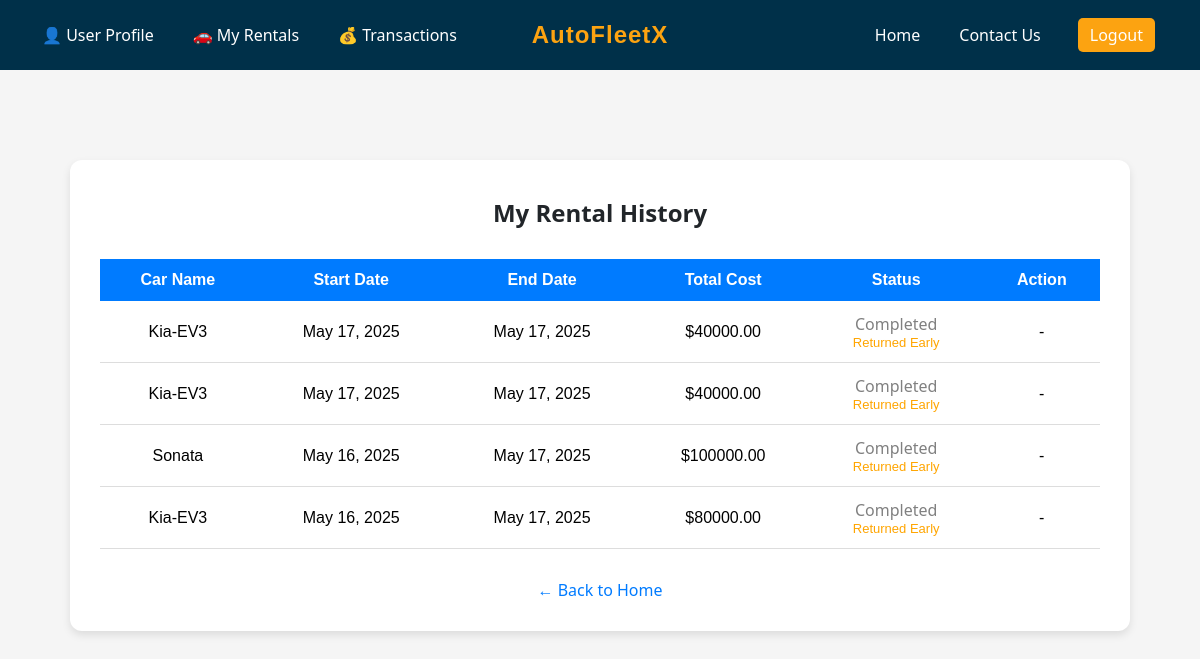
Page /rental-history/ (signed in) on the earlier database version.
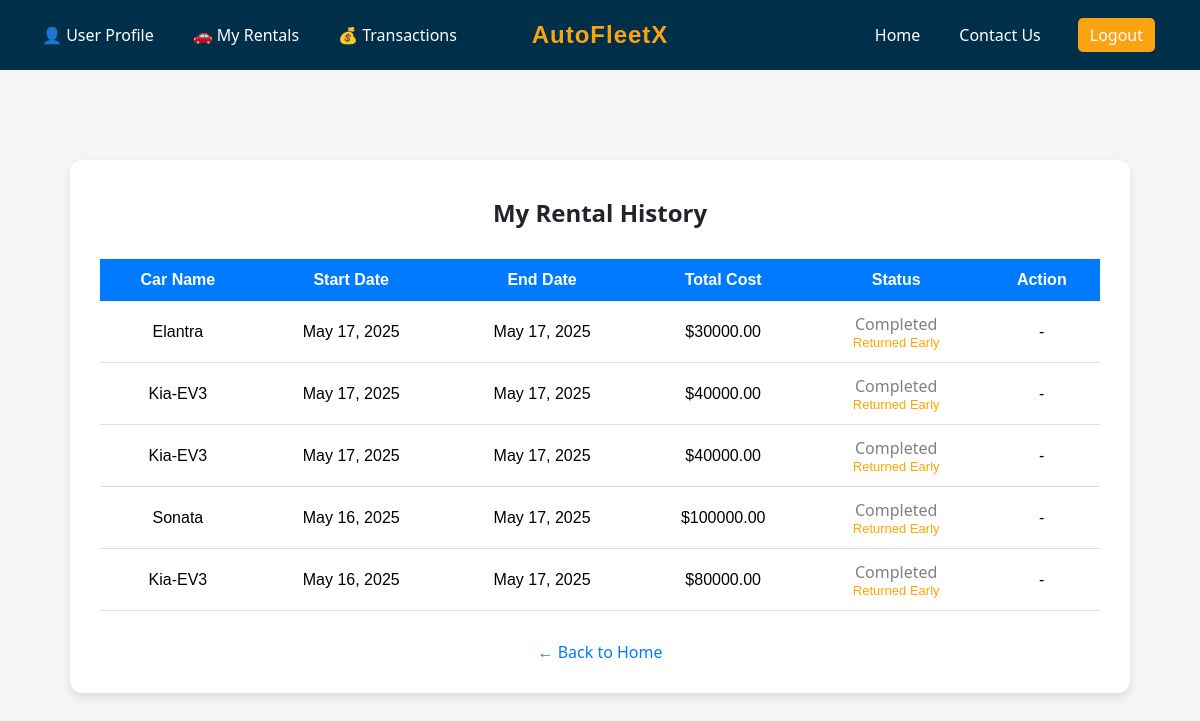
Same page on the later database version.
### main_app/models.py (models this page shows, shortened)
class TimeStampedModel(models.Model):
    created_at = models.DateTimeField(auto_now_add=True)
    class Meta:
        abstract = True

class Rental(TimeStampedModel):
    user = models.ForeignKey(CustomUser, on_delete=models.CASCADE, related_name='rentals')
    car = models.ForeignKey(Car, on_delete=models.CASCADE, related_name='rentals')
    start_date = models.DateField()
    end_date = models.DateField()
    total_cost = models.DecimalField(max_digits=10, decimal_places=2)
    is_active = models.BooleanField(default=True)

class Car(models.Model):
    name = models.CharField(max_length=100, null=False, blank=False)
    brand = models.CharField(max_length=100)
    seating_capacity = models.PositiveIntegerField(null=False, blank=False)
    rent_per_day = models.PositiveIntegerField(null=False, blank=False)
    model_year = models.PositiveIntegerField(null=True, blank=True)
    available = models.BooleanField(default=True)
    image = models.ImageField(upload_to='car_images/', default='media/car_images/default.jpg')

### main_app/views.py (the view)
# urls.py: path('rental-history/', views.rental_history_view, name='rental_history'),
@login_required
def rental_history_view(request):
    rentals = Rental.objects.filter(user=request.user).order_by('-created_at')
    today = timezone.now().date()
    return render(request, 'main_app/rental_history.html', {
        'rentals': rentals,
        'today': today
    })

### main_app/templates/main_app/rental_history.html (shortened to what this page needs)
{% extends 'base.html' %}
{% block content %}
{% load static %}
<!DOCTYPE html>
<html lang="en">
<head>
    <link rel="stylesheet" href="{% static 'styles/style.css' %}">
</head>
<body style="background-color: #f5f5f5; font-family: Arial, sans-serif;">
    <div style="max-width: 1000px; margin: 50px auto; background: #ffffff; padding: 30px; border-radius: 12px; box-shadow: 0 4px 8px rgba(0,0,0,0.1);">
        <h2 style="text-align: center; margin-bottom: 30px; color: #212529;">My Rental History</h2>
        {% if rentals %}
            <table style="width: 100%; border-collapse: collapse;">
                <thead style="background-color: #007BFF; color: white;">
                    <tr>
                        <th style="padding: 12px;">Car Name</th>
                        <th style="padding: 12px;">Start Date</th>
                        <th style="padding: 12px;">End Date</th>
                        <th style="padding: 12px;">Total Cost</th>
                        <th style="padding: 12px;">Status</th>
                        <th style="padding: 12px;">Action</th>
                    </tr>
                </thead>
                <tbody>
                    {% for rental in rentals %}
                    <tr style="text-align: center; border-bottom: 1px solid #ddd;">
                        <td style="padding: 12px;">{{ rental.car.name }}</td>
                        <td style="padding: 12px;">{{ rental.start_date }}</td>
                        <td style="padding: 12px;">{{ rental.end_date }}</td>
                        <td style="padding: 12px;">${{ rental.total_cost }}</td>
                        <td style="padding: 12px;">
                            {% if rental.is_active %}
                                <span style="color: green;">Active</span>
                            {% else %}
                                <span style="color: gray;">Completed</span>
                                {% if rental.end_date > today %}
                                    <div style="color: orange; font-size: 13px;">Returned Early</div>
                                {% endif %}
                            {% endif %}
                        </td>
                        <td style="padding: 12px;">
                            {% if rental.is_active %}
                            <form method="POST" action="{% url 'return_car' rental.id %}">
                                {% csrf_token %}
                                <button type="submit" style="background-color: crimson; color: white; border: none; padding: 6px 12px; border-radius: 5px; cursor: pointer;">
                                    Return Now
                                </button>
                            </form>
                            {% else %}
                                -
                            {% endif %}
                        </td>
                    </tr>
                    {% endfor %}
                </tbody>
            </table>
        {% else %}
            <p style="text-align: center; font-size: 18px; color: #666;">You have no rental history yet.</p>
        {% endif %}
        <div style="text-align: center; margin-top: 30px;">
            <a href="{% url 'home' %}" style="color: #007BFF; text-decoration: none;">&larr; Back to Home</a>
        </div>
    </div>
</body>
</html>
{% endblock %}

Differences in the rows shown:
added Rental: car.name "Elantra", start_date "May 17, 2025", end_date "May 17, 2025", total_cost "30000.00", is_active "Completed"
